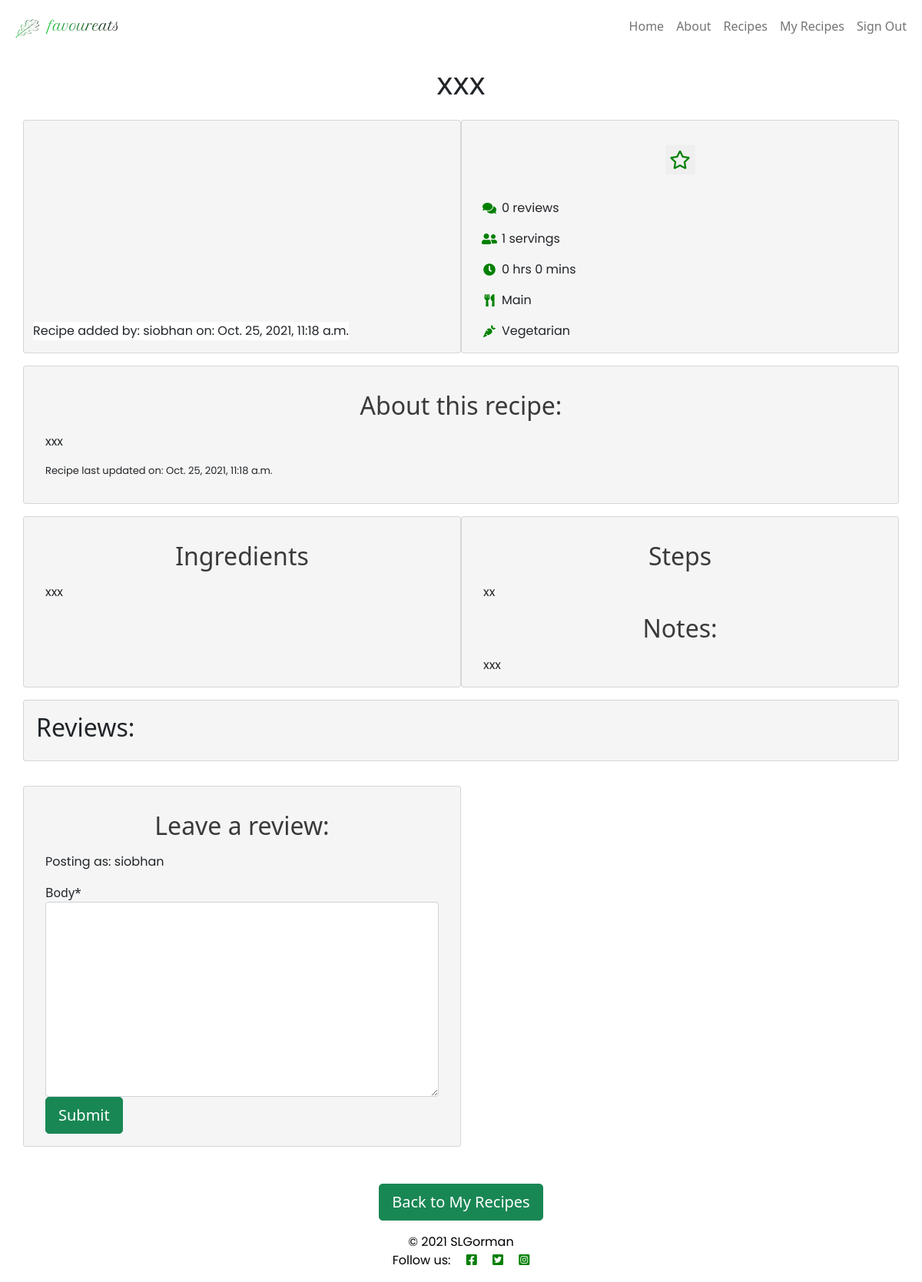
The app's page /xxx/ (signed in) with its own data.
### recipe/models.py (models this page shows, shortened)
class Recipe(models.Model):
    title = models.CharField(
        max_length=200,
        unique=True)
    slug = models.SlugField(
        max_length=200,
        unique=True)
    author = models.ForeignKey(
        User,
        on_delete=models.CASCADE,
        related_name="recipe_posts")
    created_on = models.DateTimeField(
        auto_now_add=True)
    updated_on = models.DateTimeField(
        auto_now=True)
    introduction = models.TextField(
        blank=True,
        )
    ingredients = models.TextField(
        blank=False,
        )
    steps = models.TextField(
        blank=False,
        )
    servings = models.PositiveIntegerField(
        default=1,
        validators=[
            MinValueValidator(1),
            MaxValueValidator(8)])
    cooktime_hours = models.PositiveIntegerField(
        default=0,
        validators=[
            MinValueValidator(0),
            MaxValueValidator(48)])
    cooktime_mins = models.PositiveIntegerField(
        default=0,
        validators=[
            MinValueValidator(0),
            MaxValueValidator(59)])
    recipe_image = CloudinaryField(
        'image',
        default='placeholder')
    status = models.IntegerField(
        choices=STATUS,
        default=0)
    favourites = models.ManyToManyField(
        User,
        related_name='recipe_favourites',
        blank=True)
    BREAKFAST = 'Breakfast'
    STARTER = 'Starter'
    MAIN = 'Main'
    SIDE = 'Salad'
    DESSERT = 'Dessert'
    BAKES = 'Bakes'
    SALAD = 'Salad'
    SOUP = 'Soup'
    RECIPE_CATEGORY_CHOICES = [
        (BREAKFAST, 'Breakfast'),
        (STARTER, 'Starter'),
        (MAIN, 'Main'),
        (SIDE, 'Side'),
        (DESSERT, 'Dessert'),
        (BAKES, 'Bakes'),
        (SALAD, 'Salad'),
        (SOUP, 'Soup')
    ]
    category = models.CharField(
        max_length=15,
        choices=RECIPE_CATEGORY_CHOICES,
        blank=False,
        default=MAIN
    )
    VEGETARIAN = 'Vegetarian'
    VEGAN = 'Vegan'
    FISH = 'Fish'
    RECIPE_TYPE_CHOICES = [
        (VEGETARIAN, 'Vegetarian'),
        (VEGAN, 'Vegan'),
        (FISH, 'Fish')
    ]
    type = models.CharField(
        max_length=15,
        choices=RECIPE_TYPE_CHOICES,
        default=VEGETARIAN,
        blank=False
    )
    notes = models.TextField(
        blank=True,
        max_length=200)
    class Meta:
        ordering = [
            '-created_on']

### recipe/views.py (the view, shortened to what this page needs)
# urls.py: path('<slug:slug>/', views.RecipeDetail.as_view(), name='recipe_detail'),
class RecipeDetail(LoginRequiredMixin, View):
    def get(self, request, slug, *args, **kwargs):
        queryset = Recipe.objects.filter(status=1)
        recipe = get_object_or_404(queryset, slug=slug)
        reviews = recipe.reviews.filter(approved=True).order_by('created_on')
        favourited = False
        if recipe.favourites.filter(id=self.request.user.id).exists():
            favourited = True
        return render(
            request,
            'recipe_detail.html',
            {
                "recipe": recipe,
                "reviews": reviews,
                "reviewed": False,
                "favourited": favourited,
                "review_form": ReviewForm()
            },
        )

### recipe/forms.py
class ReviewForm(forms.ModelForm):
    class Meta:
        model = Review
        fields = ('body',)

### templates/recipe_detail.html (shortened to what this page needs)
{% extends "base.html" %}
{% block content %}
{% load static %}
{% load crispy_forms_tags %}
<main>
    <div class="container">
        <section>
            <div class="row">
                <div class="col recipe-title">
                    <h1>{{recipe.title}}</h1>
                </div>
            </div>
            <div class="row">
                <div class="col-sm-6 image-container card recipe-detail-image">
                    <p class="recipe-image-banner">Recipe added by: {{ user.username }} on: {{ recipe.created_on }}</p>
                </div>
                <div class="col-sm-6 card recipe">
                    <div class="row">
                        <div class="col card-body favourite-icon">
                            {% if user.is_authenticated %}
                            <form class="d-inline" action="{% url 'recipe_favourite' recipe.slug %}" method="POST">
                                {% if favourited %}
                                <button type="submit" name="recipe_id" value="{{recipe.slug}}" class="btn-fave"><i
                                        class="fa fa-star"></i></button>
                                {% else %}
                                <button type="submit" name="recipe_id" value="{{recipe.slug}}" class="btn-fave"><i
                                        class="far fa-star"></i></button>
                                {% endif %}
                            </form>
                            {% else %}
                            <i class="fas fa-star" aria-hidden="true"></i> {{ recipe.number_of_favourites }}
                            {% endif %}
                        </div>
                    </div>
                    <div class="card-text">
                        <ul class="icon-list fa-ul">
                            <li>
                                {% with reviews.count as total_reviews %}
                                <i class="fa-li fas fa-comments" aria-hidden="true"></i>
                                <p>{{ total_reviews }} reviews</p>
                                {% endwith %}
                            </li>
                            <li>
                                <i class="fa-li fas fa-user-friends"></i>
                                <p>{{ recipe.servings }} servings</p>
                            </li>
                            <li>
                                <i class="fa-li fas fa-clock"></i>
                                <p>{{ recipe.cooktime_hours }} hrs {{ recipe.cooktime_mins }} mins</p>
                            </li>
                            <li>
                                <i class="fa-li fas fa-utensils"></i>
                                <p>{{ recipe.category }}</p>
                            </li>
                            <li>
                                <i class="fa-li fas fa-carrot"></i>
                                <p>{{ recipe.type }}</p>
                            </li>
                        </ul>
                    </div>
                </div>
        </section>
        <section>
            <div class="row">
                <div class="col-12 card">
                    <div class="card-body">
                        <h2 class="card-title">About this recipe:</h2>
                        <p class="recipe-intro card-text">
                            {{ recipe.introduction |safe }}
                        </p>
                        <p class="update">Recipe last updated on: {{ recipe.updated_on}}</p>
                    </div>
                </div>
            </div>
            <div class="row">
                <div class="col-12 col-md-6 card recipe-ingred">
                    <div class="card-body">
                        <h2 class="card-title">Ingredients</h2>
                        <p class="card-text">
                            {{recipe.ingredients|safe|linebreaks}}
                        </p>
                    </div>
                </div>
                <div class="col-12 col-md-6 card">
                    <div class="card-body">
                        <h2 class="card-title">Steps</h2>
                        <p class="card-text">
                            {{recipe.steps|safe|linebreaks}}
                        </p>
                        <h2 class="card-title">Notes:</h2>
                        <p class="card-text">
                        {{recipe.notes | safe}}
                        </p>
                    </div>
                </div>
            </div>
        </section>
<section>
            <div class="row card">
                <div class="col-12 col-md-6 card-body">
                    <h2 class="review-title">Reviews:</h2>
                </div>
            </div>
            <div class="row">
                <div class="col-12 col-md-6 card mb-6 mt-3">
                    <div class="card-body">
                        {% if reviewed %}
                        <div class="alert alert-success" role="alert">
                            Your review is pending approval!
                        </div>
                        {% else %}
                        {% if user.is_authenticated%}
                        <h2 class="card-title">Leave a review:</h2>
                        <p>Posting as: {{ user.username }}</p>
                        <form method="post">
                            {{ review_form | crispy }}
                            <button type="submit" class="btn btn-success btn-lg">Submit</button>
                        </form>
                        {% endif %}
                        {% endif %}
                    </div>
                </div>
            </div>
    </div>
    <div class="row button-container">
        <div class="col text-center">
            <a class="btn btn-lg btn-success" href="{% url 'myrecipes' %}">Back to My Recipes</a>
        </div>
    </div>
</main>
{% endblock %}

### static/css/style.css (style rules this page uses)
body { background-color: white; }
p { font-family: 'Poppins', sans-serif }
i { color: green; }
.card { background-color: whitesmoke; margin-bottom: 1rem; }
.card-title { text-align: center; margin: 1rem; }
.card-text p { text-align: justify; }
.image-container { position: relative; }
.update { font-size: small; }
a { text-decoration: none; color: green; }
h2.card-title { color: #3a3a3a }
.btn-fave { border: none; font-size: 1.5rem; margin: 1rem; }
.button-container { padding-top: 2rem; }
.recipe-title { text-align: center; padding: 1rem; background-color: white; }
.favourite-icon { text-align: center; }
.recipe-image-banner { position: absolute; bottom: 0; min-width: 30%; background-color: white; }

### records on screen
Recipe: title "xxx", created_on "Oct. 25, 2021, 11:18 a.m.", servings "1", cooktime_hours "0", cooktime_mins "0", category "Main", type "Vegetarian", introduction "xxx", updated_on "Oct. 25, 2021, 11:18 a.m.", ingredients "xxx", steps "xx", notes "xxx"

### other values on screen
{{ user.username }} "siobhan"
{{ total_reviews }} "0"
